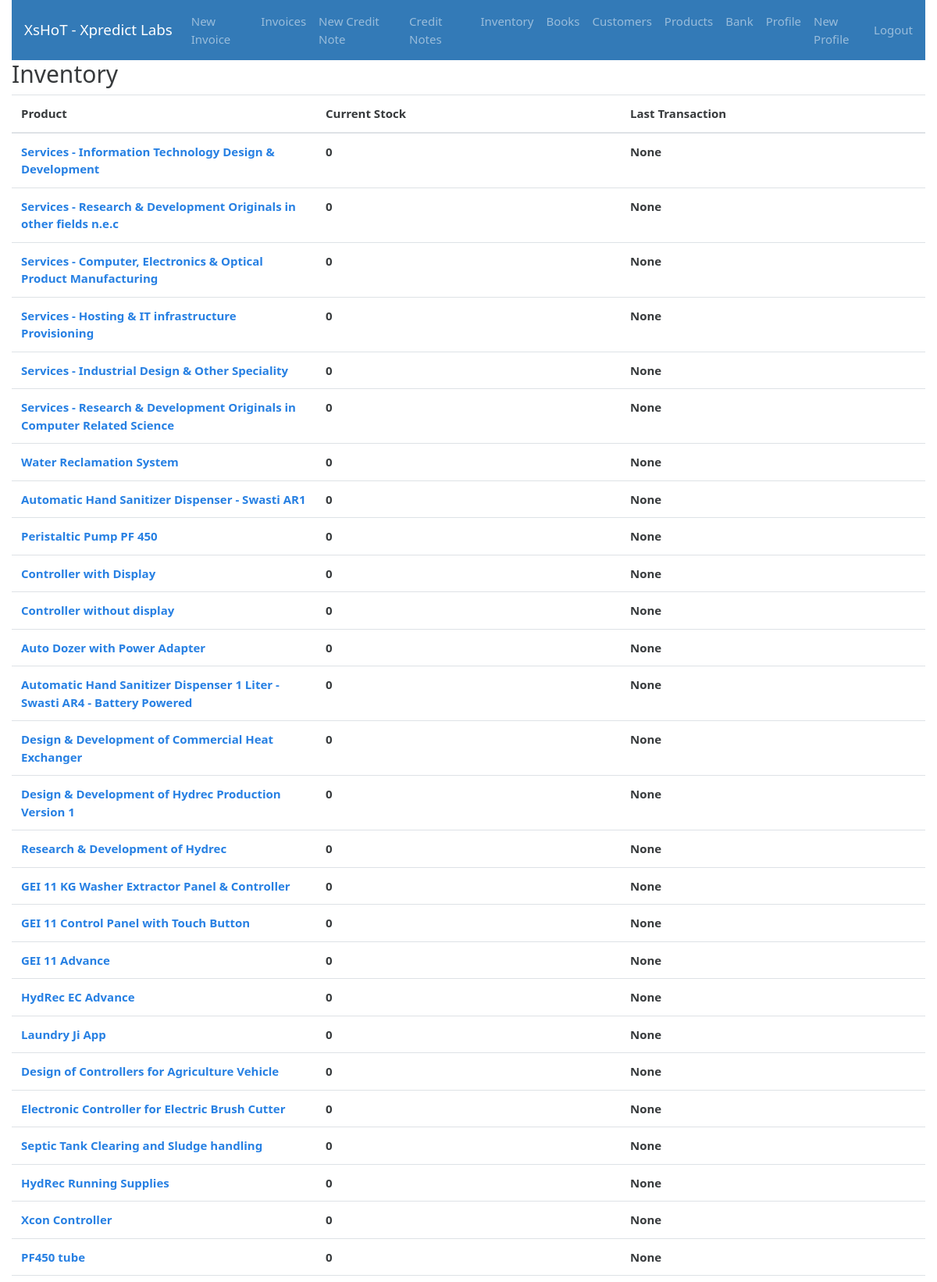
The app's page /inventory (signed in, upper part) with its own data.
### gstbillingapp/models.py (models this page shows, shortened)
class Inventory(models.Model):
    user = models.ForeignKey(User, null=True, blank=True, on_delete=models.SET_NULL)
    product = models.ForeignKey(Product, null=True, blank=True, on_delete=models.SET_NULL)
    current_stock = models.IntegerField(default=0)
    alert_level = models.IntegerField(default=0)
    last_log = models.ForeignKey(InventoryLog, null=True, blank=True, default=None, on_delete=models.SET_NULL)

class Product(models.Model):
    user = models.ForeignKey(User, null=True, blank=True, on_delete=models.SET_NULL)
    product_name = models.CharField(max_length=200)
    product_hsn = models.CharField(max_length=50, null=True, blank=True)
    product_unit = models.CharField(max_length=50)
    product_gst_percentage = models.FloatField()
    product_rate_with_gst = models.FloatField()

### gstbillingapp/views.py (the view)
# urls.py: path('inventory', views.inventory, name='inventory'),
@login_required
def inventory(request):
    context = {}
    context['inventory_list'] = Inventory.objects.filter(user=request.user)
    context['untracked_products'] = Product.objects.filter(user=request.user, inventory=None)
    return render(request, 'gstbillingapp/inventory.html', context)

### gstbillingapp/models.py (called while the page is built)
    def __str__(self):
        product_name = getattr(self.product, 'product_name', 'No Product')
        change = str(self.change) if self.change is not None else '0'
        description = str(self.description) if self.description else 'No Description'
        date = str(self.date) if self.date else 'No Date'
        return f"{product_name} | {change} | {description} | {date}"

### gstbillingapp/templates/gstbillingapp/inventory.html (shortened to what this page needs)
{% extends "gstbillingapp/base.html" %}
{% load static %}
{% block content %}
<div class="row">
	<div class="col">
		<h2>Inventory</h2>
	</div>
</div>
<table class="table table-hover font-weight-bold" >
	<thead>
		<tr>
			<th>Product</th>
			<th>Current Stock</th>
			<th>Last Transaction</th>
		</tr>
	</thead>
	<tbody class="two-col-form">
		{% for inventory in inventory_list %}
		<tr onclick="window.location='{% url 'inventory_logs' inventory.id %}';">
			<td><a href="{% url 'inventory_logs' inventory.id %}">{{inventory.product.product_name}}</a></td>
			<td>{{inventory.current_stock}}</td>
			<td>{{inventory.last_log}}</td>
		</tr>
		{% endfor %}
	</tbody>
</table>
{% endblock %}

### gstbillingapp/static/gstbillingapp/main.css (style rules this page uses)
.two-col-form td, .two-col-form th { width: 25%; }

### records on screen
Inventory: product.product_name "Services - Information Technology Design & Development", current_stock "0", last_log "None"
Inventory: product.product_name "Services - Research & Development Originals in other fields n.e.c", current_stock "0", last_log "None"
Inventory: product.product_name "Services - Computer, Electronics & Optical Product Manufacturing", current_stock "0", last_log "None"
Inventory: product.product_name "Services - Hosting & IT infrastructure Provisioning", current_stock "0", last_log "None"
Inventory: product.product_name "Services - Industrial Design & Other Speciality", current_stock "0", last_log "None"
Inventory: product.product_name "Services - Research & Development Originals in Computer Related Science", current_stock "0", last_log "None"
Inventory: product.product_name "Water Reclamation System", current_stock "0", last_log "None"
Inventory: product.product_name "Automatic Hand Sanitizer Dispenser - Swasti AR1", current_stock "0", last_log "None"
Inventory: product.product_name "Peristaltic Pump PF 450", current_stock "0", last_log "None"
Inventory: product.product_name "Controller with Display", current_stock "0", last_log "None"
Inventory: product.product_name "Controller without display", current_stock "0", last_log "None"
Inventory: product.product_name "Auto Dozer with Power Adapter", current_stock "0", last_log "None"
Inventory: product.product_name "Automatic Hand Sanitizer Dispenser 1 Liter - Swasti AR4 - Battery Powered", current_stock "0", last_log "None"
Inventory: product.product_name "Design & Development of Commercial Heat Exchanger", current_stock "0", last_log "None"
Inventory: product.product_name "Design & Development of Hydrec Production Version 1", current_stock "0", last_log "None"
Inventory: product.product_name "Research & Development of Hydrec", current_stock "0", last_log "None"
Inventory: product.product_name "GEI 11 KG Washer Extractor Panel & Controller", current_stock "0", last_log "None"
Inventory: product.product_name "GEI 11 Control Panel with Touch Button", current_stock "0", last_log "None"
Inventory: product.product_name "GEI 11 Advance", current_stock "0", last_log "None"
Inventory: product.product_name "HydRec EC Advance", current_stock "0", last_log "None"
Inventory: product.product_name "Laundry Ji App", current_stock "0", last_log "None"
Inventory: product.product_name "Design of Controllers for Agriculture Vehicle", current_stock "0", last_log "None"
Inventory: product.product_name "Electronic Controller for Electric Brush Cutter", current_stock "0", last_log "None"
Inventory: product.product_name "Septic Tank Clearing and Sludge handling", current_stock "0", last_log "None"
Inventory: product.product_name "HydRec Running Supplies", current_stock "0", last_log "None"
Inventory: product.product_name "Xcon Controller", current_stock "0", last_log "None"
Inventory: product.product_name "PF450 tube", current_stock "0", last_log "None"
